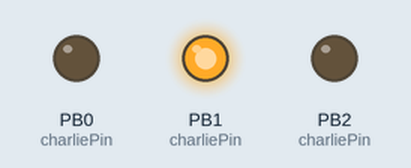
A sketch run on a simulated ATtiny85, built with avr-gcc and run on an emulated ATtiny85. On the bench: output pins drawn as LEDs (lit = HIGH).

Above: at 0.02 s.
At 1.47 s:
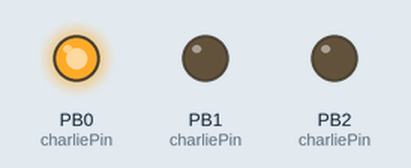
At 2.92 s:
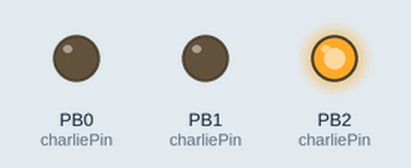
Timing chart, 0 to 3.2 s (numbered marks = the images above):
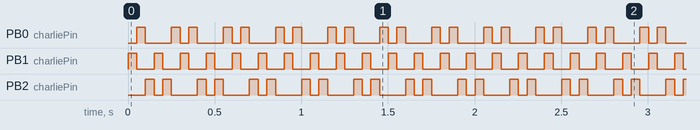

Measured:
- by itself, PB0 (charliePin): repeats every 0.30 s: LOW 0.15 s, HIGH 0.05 s, LOW 0.05 s, HIGH 0.05 s
- by itself, PB1 (charliePin): alternates HIGH for 0.05 s and LOW for 0.10 s
- by itself, PB2 (charliePin): repeats every 0.30 s: LOW 0.05 s, HIGH 0.05 s, LOW 0.15 s, HIGH 0.05 s

The sketch:

a_tinyCharlie_on3pins.ino
```cpp
/*Software PWM on Attiny85
 Ernst Christensen 16.okt. 2011
 */

int led[]={
  0,1,2};
int numberPins = 3;
int numberCharlies = 6;
int charliePin;

void setup(){
  for(int z=0;z<numberPins;z++) pinMode(led[z], OUTPUT);
  for(int z=0;z<numberPins;z++) digitalWrite(led[z], LOW);

  pinMode(4, INPUT);
  digitalWrite(4, HIGH);
}


void loop(){
  for (int i=0;i<numberCharlies;i++) {
    charliePlex(i+1);
    digitalWrite(charliePin, HIGH);
    delay(50);
    digitalWrite(charliePin, LOW);
  }
}


void charliePlex(int myLed){
  switch(myLed){
    // 1
  case 1:
    pinMode(0, OUTPUT);
    pinMode(1, OUTPUT);
    pinMode(2, INPUT);
    digitalWrite(0, LOW);
    charliePin = 1;
    break;

    // 2
  case 2:
    pinMode(0, OUTPUT);
    pinMode(1, OUTPUT);
    pinMode(2, INPUT);
    digitalWrite(1, LOW);
    charliePin = 0;
    break;

    // 3
  case 3:
    pinMode(0, INPUT);
    pinMode(1, OUTPUT);
    pinMode(2, OUTPUT);
    digitalWrite(1, LOW);
    charliePin = 2;
    break;

    // 4
  case 4:
    pinMode(0, INPUT);
    pinMode(1, OUTPUT);
    pinMode(2, OUTPUT);
    digitalWrite(2, LOW);
    charliePin = 1;
    break;

    // 5
  case 5:
    pinMode(0, OUTPUT);
    pinMode(1, INPUT);
    pinMode(2, OUTPUT);
    digitalWrite(0, LOW);
    charliePin = 2;
    break;

        // 6
  case 6:
    pinMode(0, OUTPUT);
    pinMode(1, INPUT);
    pinMode(2, OUTPUT);
    digitalWrite(2, LOW);
    charliePin = 0;
    break;
  }
}


void spwm(int freq,int spin,int sp){

  //on
  digitalWrite(spin,HIGH);
  delayMicroseconds(sp*freq);

  // off
  digitalWrite(spin,LOW);
  delayMicroseconds(sp*(255-freq));


} //spwm
```
